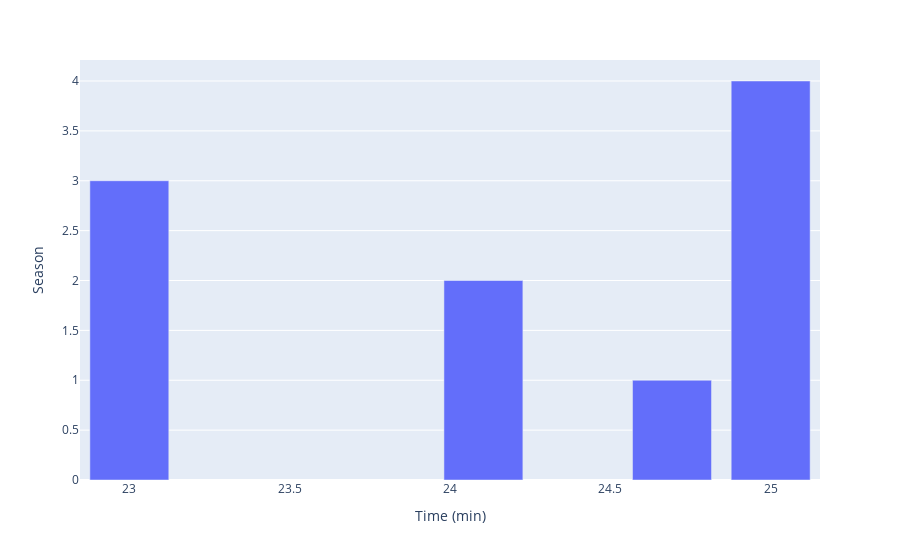

Write notebook code for a chart like this one.
### Markdown cell above
Below, a bar chart that shows how much time each episode takes (in minutes) in average

### Code cell
df_duration = df.groupby(["season"]).mean()

df_duration.drop("ep_number", inplace = True, axis=1)
df_duration.drop("rate", inplace = True, axis=1)
df_duration = df_duration.reset_index()

chart = px.bar(df_duration, x="duration", y="season", labels = {"season":"Season", "duration":"Time (min)"})
chart

### Figure 1 — Plotly figure (JSON) as saved in the notebook; plotly's stock layout.template omitted (floating-point values rounded to 4 significant figures)
{"data": [{"alignmentgroup": "True", "hovertemplate": "Time (min)=%{x}<br>Season=%{y}<extra></extra>", "legendgroup": "", "marker": {"color": "#636efa", "pattern": {"shape": ""}}, "name": "", "offsetgroup": "", "orientation": "v", "showlegend": false, "textposition": "auto", "type": "bar", "x": [24.69, 24.1, 23, 25], "xaxis": "x", "y": [1, 2, 3, 4], "yaxis": "y"}], "layout": {"barmode": "relative", "legend": {"tracegroupgap": 0}, "margin": {"t": 60}, "xaxis": {"anchor": "y", "domain": [0, 1], "title": {"text": "Time (min)"}}, "yaxis": {"anchor": "x", "domain": [0, 1], "title": {"text": "Season"}}}}
